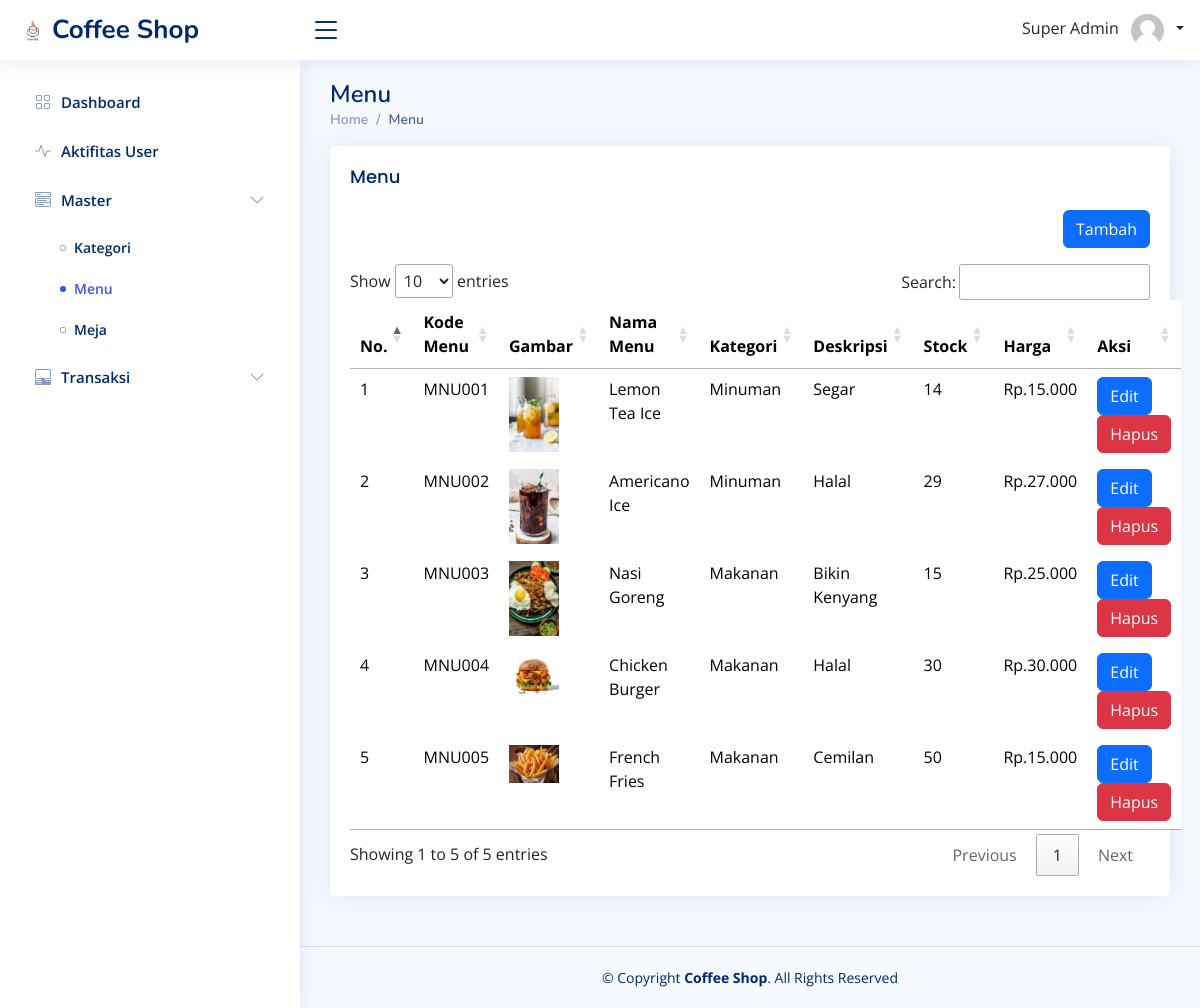
/index_manajer.php?page=menu (signed in), run on an earlier commit of the app's database.
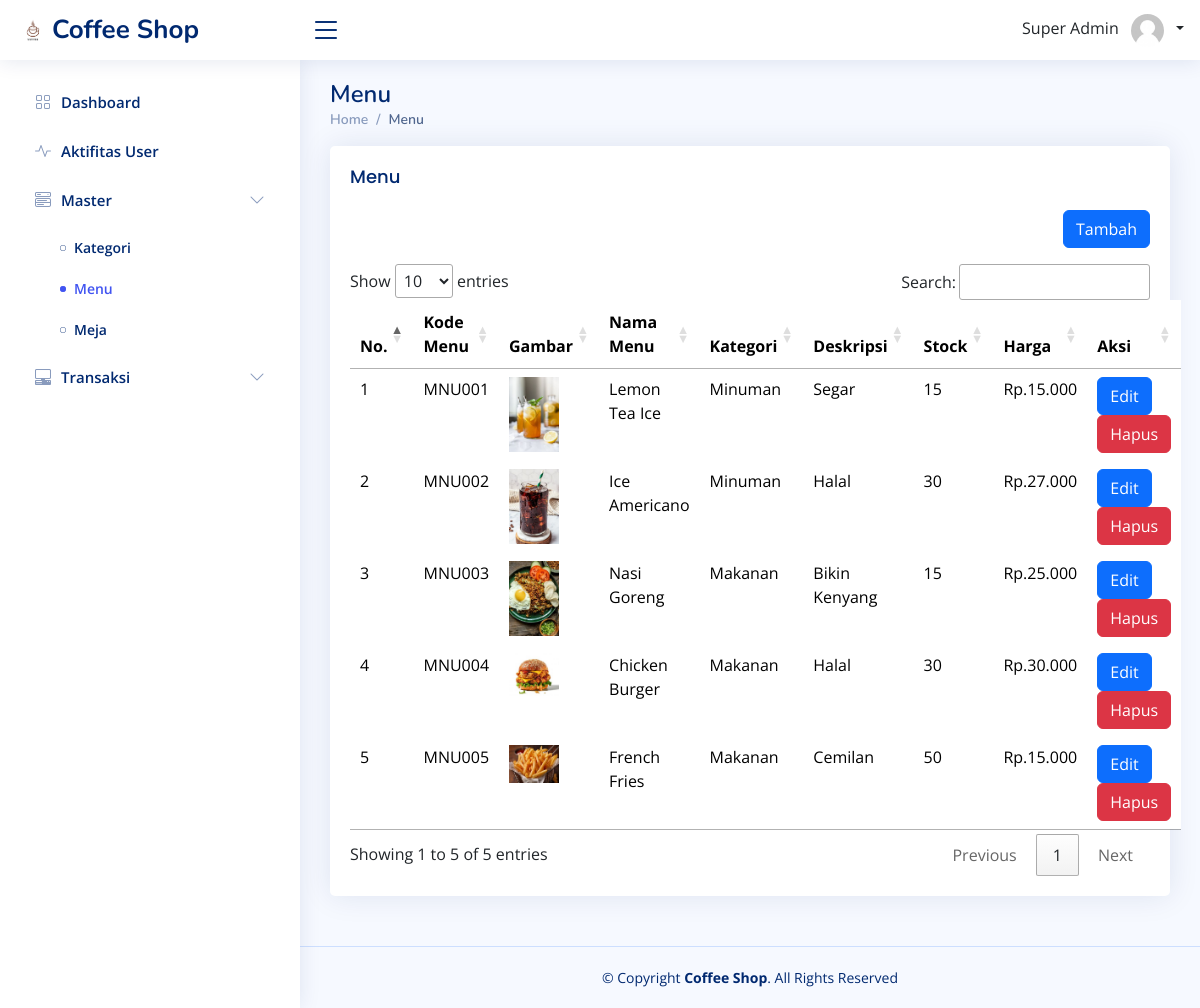
And on a later commit of the database.
### tables this page shows
CREATE TABLE `t_menu` (
  `id_menu` int(11) NOT NULL,
  `kode_menu` varchar(255) NOT NULL,
  `gambar` varchar(255) NOT NULL,
  `nama_menu` varchar(255) NOT NULL,
  `id_kategori` int(11) NOT NULL,
  `deskripsi` text NOT NULL,
  `stock` int(11) NOT NULL,
  `harga` int(11) NOT NULL
);

CREATE TABLE `tkategori` (
  `id` int(11) NOT NULL,
  `kode_kategori` varchar(255) NOT NULL,
  `nama_kategori` varchar(255) NOT NULL
);

### function/view-query.php (called while the page is built, shortened)
<?php
function getMenu($id = null)
{
    $conn = connection();
    if ($id) {
        $query = "SELECT t_menu.*, tkategori.kode_kategori, tkategori.nama_kategori FROM t_menu JOIN tkategori ON t_menu.id_kategori = tkategori.id WHERE t_menu.id_menu = '$id'";
    } else {
        $query = "SELECT t_menu.*, tkategori.kode_kategori, tkategori.nama_kategori FROM t_menu JOIN tkategori ON t_menu.id_kategori = tkategori.id";
    }
    $result = mysqli_query($conn, $query);
    return $result;
}

### pages-manajer/menu/index_manajer.php (the view, shortened to what this page needs)
<?php
include('function/view-query.php');
$data = getMenu();
?>
<main id="main" class="main">
    <div class="pagetitle">
        <h1>Menu</h1>
        <nav>
            <ol class="breadcrumb">
                <li class="breadcrumb-item"><a href="index_manajer.php">Home</a></li>
                <li class="breadcrumb-item active">Menu</li>
            </ol>
        </nav>
    </div>
    <section class="section">
        <div class="row">
            <div class="col-lg-12">
                <div class="card">
                    <div class="card-body">
                        <h5 class="card-title">Menu</h5>
                        <div class="text-end mb-3">
                            <a href="index_manajer.php?page=menu/create">
                                <button type="button" class="btn btn-primary">
                                    Tambah
                                </button>
                            </a>
                        </div>
                        <table class="table table-borderless" id="table-menu">
                            <thead>
                                <tr>
                                    <th>No.</th>
                                    <th>Kode Menu</th>
                                    <th>Gambar</th>
                                    <th>Nama Menu</th>
                                    <th>Kategori</th>
                                    <th>Deskripsi</th>
                                    <th>Stock</th>
                                    <th>Harga</th>
                                    <th>Aksi</th>
                                </tr>
                            </thead>
                            <tbody>
                                <?php
                                if (empty($data)) { ?>
                                    <tr>
                                        <td colspan="8" class="text-center">Tidak ada data</td>
                                    </tr>
                                    <?php } else {
                                    foreach ($data as $key => $value) { ?>
                                        <tr>
                                            <td><?= $key + 1 ?></td>
                                            <td><?= $value['kode_menu'] ?></td>
                                            <td>
                                                <img src="public/img/product/<?= $value['gambar'] ?>" width="50px">
                                            </td>
                                            <td><?= $value['nama_menu'] ?></td>
                                            <td><?= $value['nama_kategori'] ?></td>
                                            <td><?= $value['deskripsi'] ?></td>
                                            <td><?= $value['stock'] ?></td>
                                            <td>Rp.<?= number_format($value['harga'], 0, ',', '.') ?></td>
                                            <td>
                                                <a href="index_manajer.php?page=menu/edit&id=<?= $value['id_menu'] ?>">
                                                    <button type="button" class="btn btn-primary">
                                                        Edit
                                                    </button>
                                                </a>
                                                <a href="logic/menu/delete.php?id=<?= $value['id_menu'] ?>" onclick="javascript:return confirm('Hapus Data Barang ?');">
                                                    <button type="button" class="btn btn-danger">
                                                        Hapus
                                                    </button>
                                                </a>
                                            </td>
                                        </tr>
                                <?php }
                                }
                                ?>
                            </tbody>
                        </table>
                    </div>
                </div>
            </div>
        </div>
    </section>
</main>

What changed in the data, as far as the page shows it:
changed t_menu "MNU001": stock "14" → "15"
changed t_menu "MNU002": nama_menu "Americano Ice" → "Ice Americano"; stock "29" → "30"
